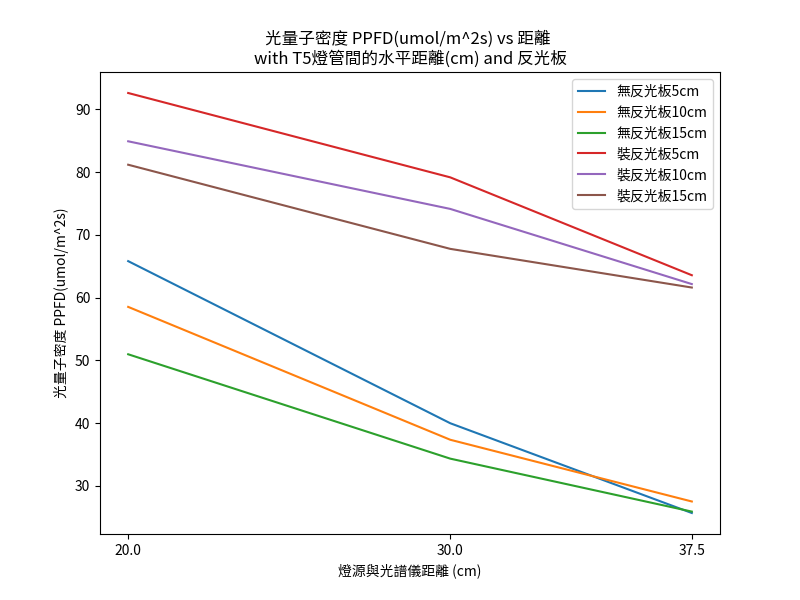

The Python source for this figure:
import numpy as np
import matplotlib.pyplot as plt
from data import *

plt.figure(figsize=(8, 6))
plt.title(dis_name[1] + " vs 距離 \nwith " + line_text + " and 反光板")
plt.ylabel(dis_name[1])
plt.xlabel(dis_xname)
for i in range(2):
    for j in range(3):
        plt.plot(dis, line_data[i, :, j], label=reflect_text[i] + str(line_dis[j]) + "cm")
plt.legend()
plt.xticks(dis)
plt.savefig("linelight.png")
plt.show()
